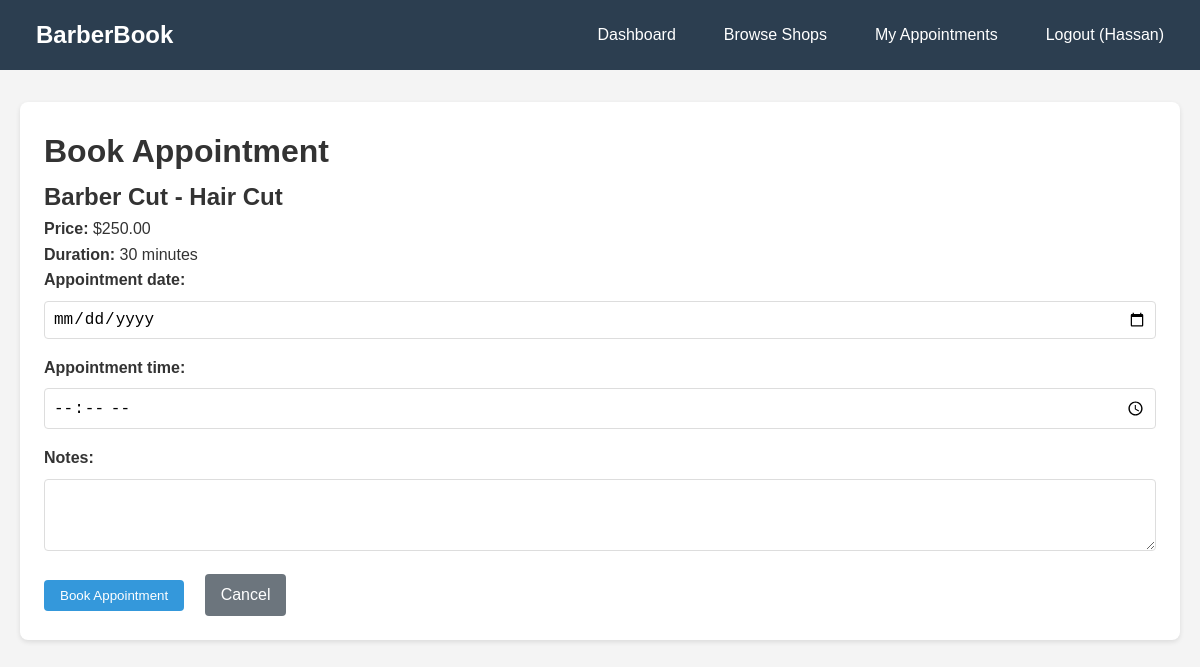
The app's page /book/1/1/ (signed in) with its own data.
### barber_app/models.py (models this page shows, shortened)
class BarberShop(models.Model):
    owner = models.ForeignKey(User, on_delete=models.CASCADE)
    name = models.CharField(max_length=100)
    address = models.TextField()
    phone = models.CharField(max_length=15)
    email = models.EmailField()
    description = models.TextField(blank=True)
    opening_time = models.TimeField()
    closing_time = models.TimeField()
    created_at = models.DateTimeField(auto_now_add=True)

class Service(models.Model):
    shop = models.ForeignKey(BarberShop, on_delete=models.CASCADE, related_name='services')
    name = models.CharField(max_length=100)
    description = models.TextField(blank=True)
    price = models.DecimalField(max_digits=8, decimal_places=2)
    duration_minutes = models.IntegerField(validators=[MinValueValidator(15), MaxValueValidator(300)])

### barber_app/views.py (the view)
# urls.py: path('book/<int:shop_id>/<int:service_id>/', views.book_appointment, name='book_appointment'),
@login_required
def book_appointment(request, shop_id, service_id):
    shop = get_object_or_404(BarberShop, id=shop_id)
    service = get_object_or_404(Service, id=service_id, shop=shop)
    if request.method == 'POST':
        form = AppointmentForm(request.POST)
        if form.is_valid():
            try:
                appointment = form.save(commit=False)
                appointment.customer = request.user
                appointment.shop = shop
                appointment.service = service
                appointment.save()
                messages.success(request, 'Appointment booked successfully!')
                return redirect('my_appointments')
            except IntegrityError:
                messages.error(request, 'This time slot is already booked. Please choose another time.')
    else:
        form = AppointmentForm()
    return render(request, 'appointments/book.html', {
        'form': form, 'shop': shop, 'service': service
    })

### barber_app/forms.py
class AppointmentForm(forms.ModelForm):
    class Meta:
        model = Appointment
        fields = ['appointment_date', 'appointment_time', 'notes']
        widgets = {
            'appointment_date': forms.DateInput(attrs={'type': 'date'}),
            'appointment_time': forms.TimeInput(attrs={'type': 'time'}),
            'notes': forms.Textarea(attrs={'rows': 3}),
        }

### templates/appointments/book.html (shortened to what this page needs)
{% extends 'base.html' %}
{% block content %}
<div class="card">
    <h1>Book Appointment</h1>
    <h2>{{ shop.name }} - {{ service.name }}</h2>
    <p><strong>Price:</strong> ${{ service.price }}</p>
    <p><strong>Duration:</strong> {{ service.duration_minutes }} minutes</p>
    <form method="post">
        <div class="form-group">
            <label>{{ form.appointment_date.label_tag }}</label>
            {{ form.appointment_date }}
        </div>
        <div class="form-group">
            <label>{{ form.appointment_time.label_tag }}</label>
            {{ form.appointment_time }}
        </div>
        <div class="form-group">
            <label>{{ form.notes.label_tag }}</label>
            {{ form.notes }}
        </div>
        <button type="submit" class="btn">Book Appointment</button>
        <a href="{% url 'shop_detail' shop.id %}" class="btn" style="margin-left: 1rem; background: #6c757d;">Cancel</a>
    </form>
</div>
{% endblock %}

### templates/base.html (shortened to what this page needs)
<!DOCTYPE html>
<html lang="en">
<head>
</head>
<body>
    <header>
        <nav class="container">
            <h1><a href="{% url 'home' %}" style="color: white; text-decoration: none;">BarberBook</a></h1>
            <ul>
                {% if user.is_authenticated %}
                <li><a href="{% url 'dashboard' %}">Dashboard</a></li>
                <li><a href="{% url 'shop_list' %}">Browse Shops</a></li>
                {% if user.userprofile.user_type == 'customer' %}
                <li><a href="{% url 'my_appointments' %}">My Appointments</a></li>
                {% else %}
                <li><a href="{% url 'manage_shop' %}">Manage Shop</a></li>
                <li><a href="{% url 'shop_appointments' %}">Appointments</a></li>
                {% endif %}
                <li><a href="{% url 'logout' %}">Logout ({{ user.username }})</a></li>
                {% else %}
                <li><a href="{% url 'shop_list' %}">Browse Shops</a></li>
                <li><a href="{% url 'login' %}">Login</a></li>
                <li><a href="{% url 'register' %}">Register</a></li>
                {% endif %}
            </ul>
        </nav>
    </header>
    <main class="container">
        {% block content %}
        {% endblock %}
    </main>
</body>
</html>

### templates/base.html (style rules this page uses)
* { margin: 0; padding: 0; box-sizing: border-box; }
body { font-family: Arial, sans-serif; line-height: 1.6; color: #333; background-color: #f4f4f4; }
.container { max-width: 1200px; margin: 0 auto; padding: 0 20px; }
header { background: #2c3e50; color: white; padding: 1rem 0; margin-bottom: 2rem; }
nav { display: flex; justify-content: space-between; align-items: center; }
nav h1 { font-size: 1.5rem; }
nav ul { list-style: none; display: flex; gap: 1rem; }
nav a { color: white; text-decoration: none; padding: 0.5rem 1rem; border-radius: 4px; transition: background 0.3s; }
.btn { display: inline-block; background: #3498db; color: white; padding: 0.5rem 1rem; text-decoration: none; border-radius: 4px; border: none; cursor: pointer; transition: background 0.3s; }
.card { background: white; padding: 1.5rem; border-radius: 8px; box-shadow: 0 2px 5px rgba(0, 0, 0, 0.1); margin-bottom: 1rem; }
.form-group { margin-bottom: 1rem; }
label { display: block; margin-bottom: 0.5rem; font-weight: bold; }
input, textarea, select { width: 100%; padding: 0.5rem; border: 1px solid #ddd; border-radius: 4px; font-size: 1rem; }

### records on screen
BarberShop: name "Barber Cut"
Service: name "Hair Cut", price "250.00", duration_minutes "30"

### other values on screen
{{ user.username }} "Hassan"
